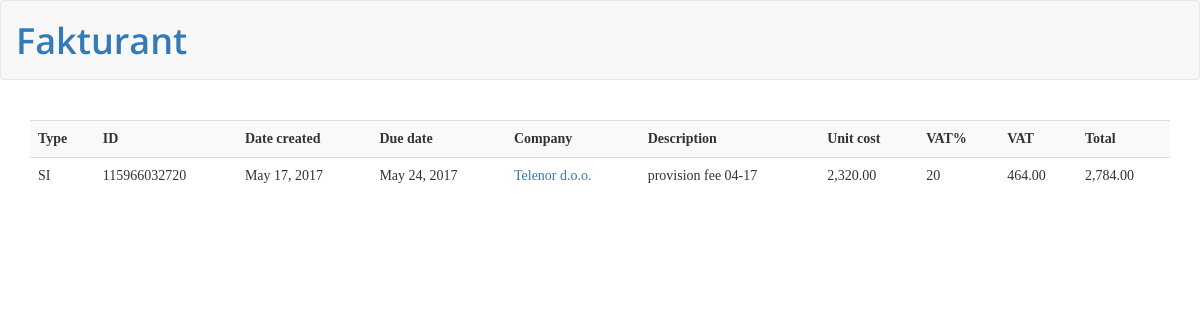
The page /fakturant/invoice/115966032720 on the database its author committed.
### fakturant/models.py (models this page shows, shortened)
class Invoice(models.Model):
    company = models.ForeignKey(Company, on_delete=models.CASCADE)
    invoice_type = models.CharField('type', max_length=2)
    invoice_id = models.CharField('invoice id', max_length=32)
    date_created = models.DateTimeField('date created')
    due_date = models.DateTimeField('due date')
    description = models.CharField('description', max_length=50)
    unit_cost = models.DecimalField('unit cost', max_digits=20, decimal_places=2)
    vat_percent = models.IntegerField('VAT%')
    vat = models.DecimalField("VAT", max_digits=20, decimal_places=2)
    total = models.DecimalField('total', max_digits=20, decimal_places=2)

class Company(models.Model):
    company_name = models.CharField('company name', max_length=50)
    company_short_name = models.CharField('short name', max_length=10)
    VAT_number = models.CharField('vat number', max_length=9)
    address = models.CharField('address', max_length=50)
    account = models.CharField('current account', max_length=20)
    def __str__(self):
        return self.company_name

### fakturant/views.py (the view)
# urls.py: url(r'^invoice/(?P<invoice_id>[0-9]+)$', views.show_invoice, name='show_invoice')
def show_invoice(request, invoice_id):
    single_invoice = get_object_or_404(Invoice, invoice_id = invoice_id)
    context = {'single_invoice' : single_invoice}
    return render(request, 'fakturant/invoice.html', context)

### fakturant/templates/fakturant/invoice.html
{% extends "fakturant/layout.html" %}
{% load humanize %}
{% block content %}
<div class="container">
  <div class="row">
    <div class="col-md-12">
    {% if single_invoice %}
      <table class="table table-striped table-all">
        <tr>
            <th>Type</th>
            <th>ID</th>
            <th>Date created</th>
            <th>Due date</th>
            <th>Company</th>
            <th>Description</th>
            <th>Unit cost</th>
            <th>VAT%</th>
            <th>VAT</th>
            <th>Total</th>
          </tr>
         <tr>
            <td>{{ single_invoice.invoice_type }}</td>
            <td>{{ single_invoice.invoice_id }}</td>
            <td>{{ single_invoice.date_created|date:"M d, Y" }}</td>
            <td>{{ single_invoice.due_date|date:"M d, Y" }}</td>
            <td><a href="{% url 'fakturant:show_company' single_invoice.company.company_short_name %}">
          {{ single_invoice.company }}</a></td>
            <td>{{ single_invoice.description }}</td>
            <td>{{ single_invoice.unit_cost|intcomma }}</td>
            <td>{{ single_invoice.vat_percent }}</td>
            <td>{{ single_invoice.vat|intcomma }}</td>
            <td>{{ single_invoice.total|intcomma }}</td>
          </tr>
      </table>
    {% else %}
      <p>The required object doesn't exist in a database</p>
    {% endif %}
    </div>
  </div>
</div>
{% endblock %}

### fakturant/static/fakturant/css/style.css (style rules this page uses)
body { font-family: serif; }
table { overflow: auto; }

### rows shown on the page
Invoice: invoice_type "SI", invoice_id "115966032720", date_created "May 17, 2017", due_date "May 24, 2017", company "Telenor d.o.o.", description "provision fee 04-17", unit_cost "2,320.00", vat_percent "20", vat "464.00", total "2,784.00"
